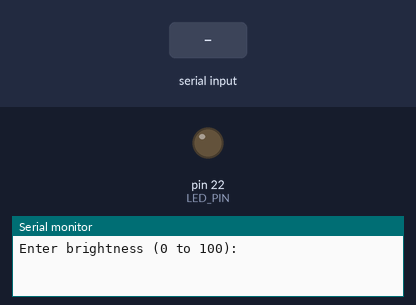
A sketch run on a simulated Arduino Mega 2560, built with avr-gcc and run on an emulated ATmega2560. Shown: output pins drawn as LEDs (lit = HIGH), the last lines printed to the serial monitor. The inputs (shaded band) are chosen by the test bench.

Above: at 1.2 s.
1.3 s: "200\n" received over Serial
At 1.8 s:
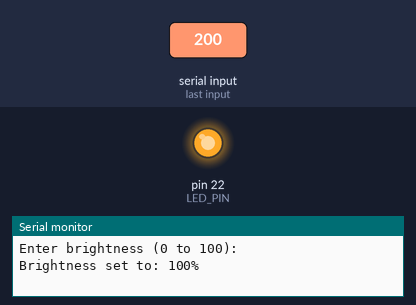
4.3 s: "30,150\n" received over Serial
At 5.3 s:
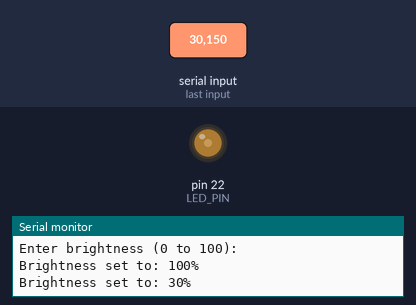
5.8 s: "5\n" received over Serial
At 6.9 s:
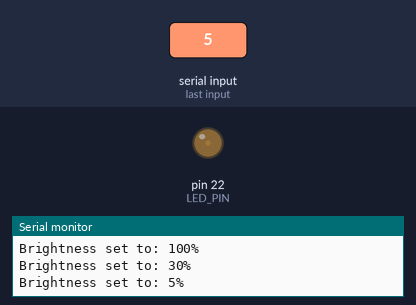
7.3 s: "90,45\n" received over Serial
At 8.8 s:
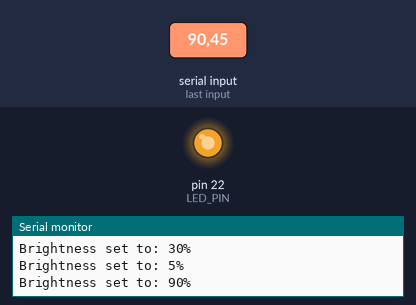
Timing chart, 0 to 9.8 s (numbered marks = the images above; inputs shaded):
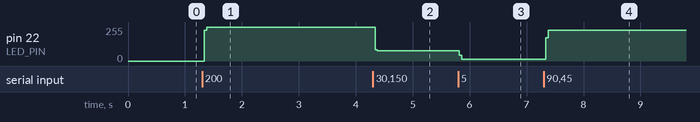

Measured:
- after the input at 1.3 s, pin 22 (LED_PIN): 0/255 → 254/255 at once, → 255/255 2.6 s later
- after the input at 4.3 s, pin 22 (LED_PIN): 255/255 → 77/255 at once
- after the input at 5.8 s, pin 22 (LED_PIN): 77/255 → 13/255 at once
- after the input at 7.3 s, pin 22 (LED_PIN): 13/255 → 229/255 at once

The sketch:

LED_Brightness.ino
```cpp
#define LED_PIN 22

int brightness = 0;   // 0–100
String input = "";

void setup() {
  Serial.begin(115200);
  pinMode(LED_PIN, OUTPUT);

  Serial.println("Enter brightness (0 to 100):");
}

void loop() {

  // Read full line from serial
  while (Serial.available()) {
    char c = Serial.read();

    if (c == '\n') {
      int value = input.toInt();

      if (value < 0) value = 0;
      if (value > 100) value = 100;

      brightness = value;

      Serial.print("Brightness set to: ");
      Serial.print(brightness);
      Serial.println("%");

      input = "";  // reset
    } else {
      input += c;
    }
  }

  // Software PWM
  int onTime = brightness;
  int offTime = 100 - brightness;

  digitalWrite(LED_PIN, HIGH);
  delayMicroseconds(onTime * 100);

  digitalWrite(LED_PIN, LOW);
  delayMicroseconds(offTime * 100);
}
```
